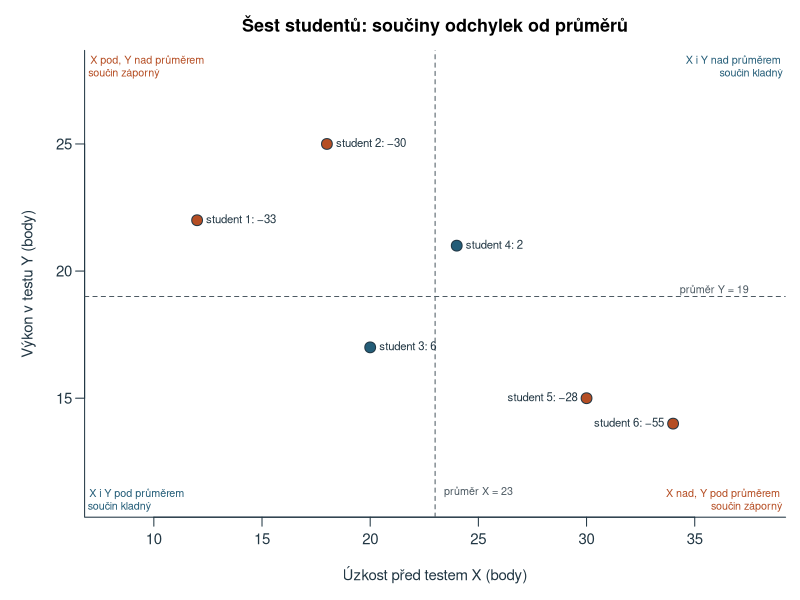
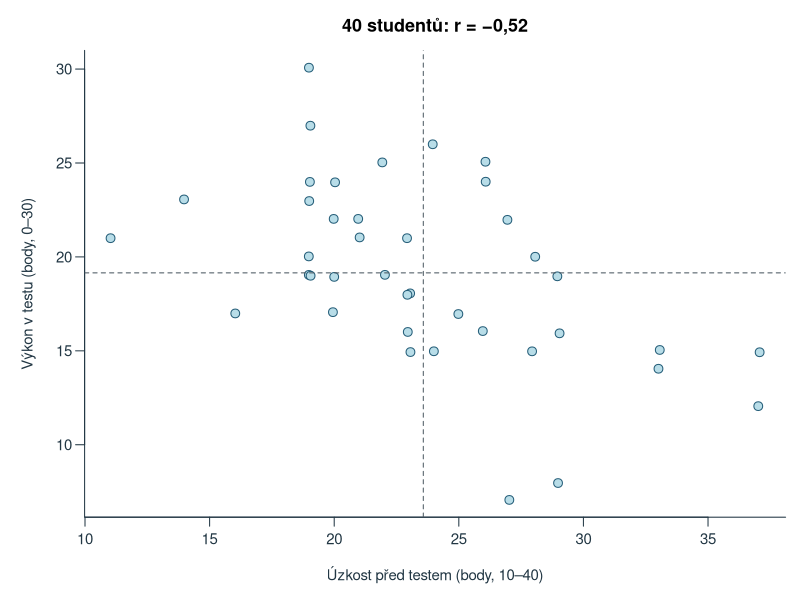
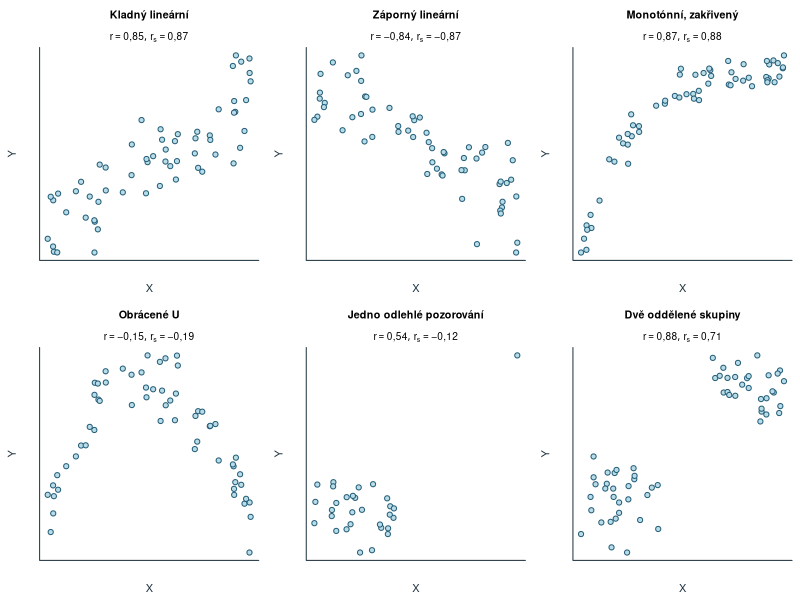
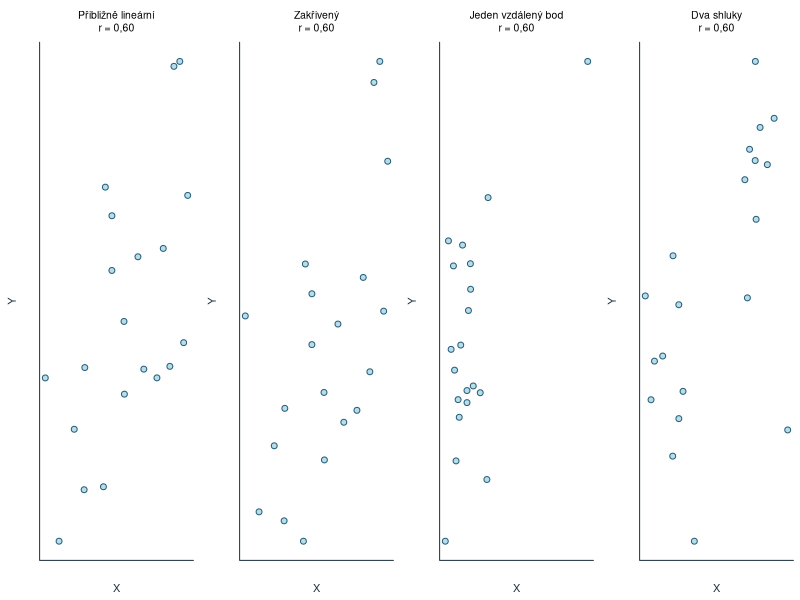
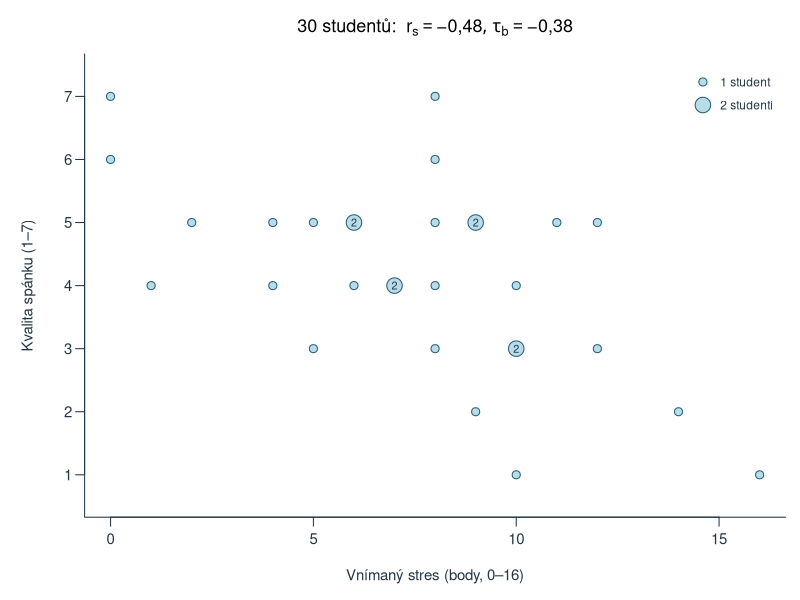
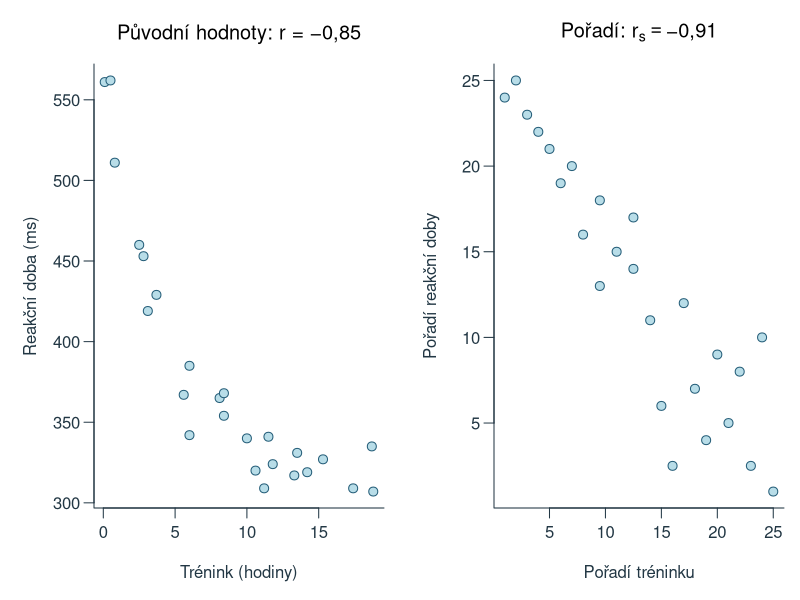
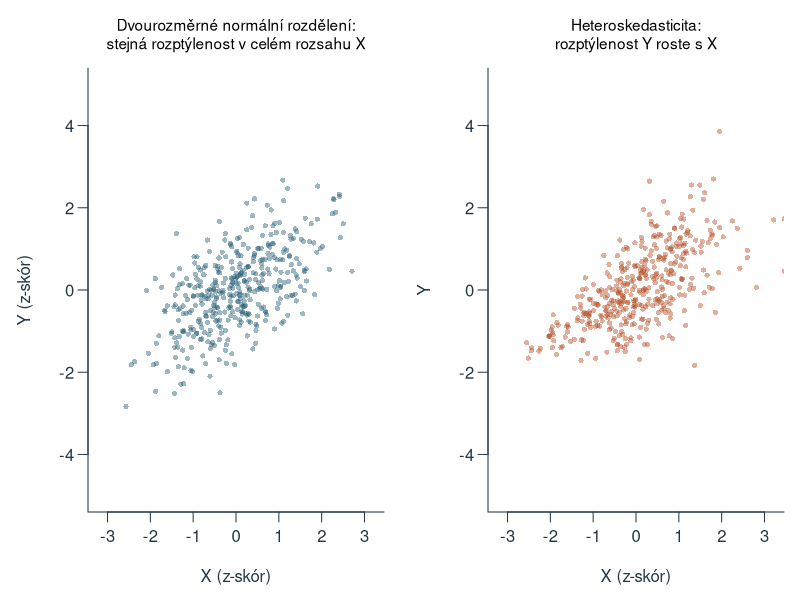
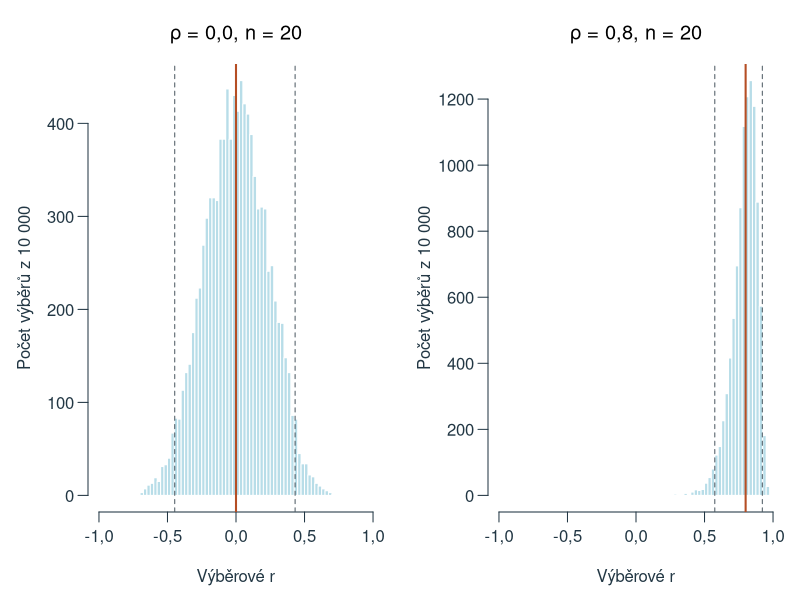

Write the R code that produced these figures, in order.
# Teaching data, calculations and figures for chapter 10 (correlation); base R, UTF-8, deterministic.
# All data are authored teaching models unless stated otherwise. Chapter 8 data are reused from
# scripts/sesity-data.mjs (paired sleep study and two independent groups); the chapter 9 table is reused.
# Resampling indices are generated here with fixed seeds and written to tmp/chapter-10-indices/
# for the workbook generator, so the book and the workbook use identical resamples.
ch10_out <- 'assets/chapter-10/plots'
ch10_old_options <- options(OutDec=',')
dir.create(ch10_out,recursive=TRUE,showWarnings=FALSE)
ch10_blue <- '#245D78'; ch10_orange <- '#B54E24'; ch10_fill <- '#B8DDE8'; ch10_gray <- '#4D5A63'; ch10_pale <- '#E1E8EB'
ch10_sand <- '#FAECDD'; ch10_ink <- '#223744'; ch10_mute <- '#A9BAC3'; ch10_green <- '#3E7B4F'
ch10_num <- function(x,digits=2) sub('^-','−',formatC(x,format='f',digits=digits,decimal.mark=','))
ch10_draw <- function(name,code,width=8,height=4.5) {
  # CH10_NOFIG=1 skips figures (workbook build); CH10_PNG=1 writes PNG copies to tmp/chapter-10-png/ for inspection only.
  if (nzchar(Sys.getenv('CH10_NOFIG'))) return(invisible(NULL))
  if (nzchar(Sys.getenv('CH10_PNG'))) { dir.create('tmp/chapter-10-png',recursive=TRUE,showWarnings=FALSE)
    png(file.path('tmp/chapter-10-png',paste0(name,'.png')),width=width,height=height,units='in',res=110,family='sans',bg='white') }
  else svg(file.path(ch10_out,paste0(name,'.svg')),width=width,height=height,family='sans',bg='white')
  par(mar=c(4.5,4.5,2.6,.8),mgp=c(2.7,.7,0),las=1,col.axis=ch10_ink,col.lab=ch10_ink,fg=ch10_ink,cex=.9)
  force(code); dev.off()
}
# Procedures --------------------------------------------------------------------------------
ch10_cov <- function(x,y) sum((x-mean(x))*(y-mean(y)))/(length(x)-1)
ch10_r <- function(x,y) ch10_cov(x,y)/(sd(x)*sd(y))
ch10_rs <- function(x,y) { rx <- rank(x); ry <- rank(y); if (sd(rx)==0||sd(ry)==0) NA_real_ else ch10_r(rx,ry) }
# Kendall: concordant/discordant pairs, ties in x only, in y only and in both; tau_a and tau_b.
ch10_pairs <- function(x,y) {
  n <- length(x); i <- combn(n,2); sx <- sign(x[i[1,]]-x[i[2,]]); sy <- sign(y[i[1,]]-y[i[2,]])
  c(n=n,par=ncol(i),nc=sum(sx*sy>0),nd=sum(sx*sy<0),tx=sum(sx==0),ty=sum(sy==0),txy=sum(sx==0&sy==0))
}
ch10_tau <- function(x,y) { p <- ch10_pairs(x,y); n0 <- p[['par']]
  den <- sqrt((n0-p[['tx']])*(n0-p[['ty']]))
  c(p,S=p[['nc']]-p[['nd']],tau_a=(p[['nc']]-p[['nd']])/n0,tau_b=if (den==0) NA_real_ else (p[['nc']]-p[['nd']])/den) }
ch10_taub <- function(x,y) ch10_tau(x,y)[['tau_b']]
# Pearson inference: t test of rho = 0 and approximate Fisher interval.
ch10_pearson <- function(r,n,conf=.95) {
  t <- r*sqrt(n-2)/sqrt(1-r^2); z <- atanh(r); se <- 1/sqrt(n-3); q <- qnorm(1-(1-conf)/2)
  c(r=r,n=n,t=t,df=n-2,p=2*pt(-abs(t),n-2),zr=z,se=se,zq=q,z_dolni=z-q*se,z_horni=z+q*se,dolni=tanh(z-q*se),horni=tanh(z+q*se))
}
ch10_pctl <- function(v,a) quantile(v,a,type=7,na.rm=TRUE,names=FALSE)   # = PERCENTIL.INC
ch10_pperm <- function(v,obs) (sum(abs(v)>=abs(obs)-1e-12)+1)/(length(v)+1)
# 1. Hand example: six students, test anxiety (points) and test performance (points). -------------
ch10_m6 <- data.frame(id=1:6,uzkost=c(12,18,20,24,30,34),vykon=c(22,25,17,21,15,14))
ch10_m6_dx <- ch10_m6$uzkost-mean(ch10_m6$uzkost); ch10_m6_dy <- ch10_m6$vykon-mean(ch10_m6$vykon)
ch10_m6_cov <- ch10_cov(ch10_m6$uzkost,ch10_m6$vykon); ch10_m6_r <- ch10_r(ch10_m6$uzkost,ch10_m6$vykon)
ch10_m6_zx <- (ch10_m6$uzkost-mean(ch10_m6$uzkost))/sd(ch10_m6$uzkost); ch10_m6_zy <- (ch10_m6$vykon-mean(ch10_m6$vykon))/sd(ch10_m6$vykon)
ch10_m6_tau <- ch10_tau(ch10_m6$uzkost,ch10_m6$vykon); ch10_m6_rs <- ch10_rs(ch10_m6$uzkost,ch10_m6$vykon)
# 2. Main metric example: 40 students, anxiety 10-40 and performance 0-30 (authored model). --------
set.seed(1010)
ch10_n40 <- 40
local({
  z1 <- rnorm(ch10_n40); z2 <- -0.5*z1+sqrt(1-.25)*rnorm(ch10_n40)
  u <- pmin(40,pmax(10,round(25+6*z1))); v <- pmin(30,pmax(0,round(18+5*z2)))
  ch10_uz <<- data.frame(id=1:ch10_n40,uzkost=u,vykon=v)
})
ch10_uz_r <- ch10_r(ch10_uz$uzkost,ch10_uz$vykon); ch10_uz_inf <- ch10_pearson(ch10_uz_r,ch10_n40)
ch10_uz_rs <- ch10_rs(ch10_uz$uzkost,ch10_uz$vykon); ch10_uz_tb <- ch10_taub(ch10_uz$uzkost,ch10_uz$vykon)
ch10_uz_400 <- ch10_pearson(round(ch10_uz_r,2),400)
# 3. Ordinal example with many ties: 30 students, perceived stress 0-16 and sleep quality 1-7. -----
# Identical to the documented prototype (scripts/kapitola_10-prototyp-prevzorkovani.R).
set.seed(20261109)
local({
  n <- 30; latent <- rnorm(n)
  stress <- pmin(16,pmax(0,round(8+3*latent+rnorm(n,0,2))))
  sleep <- pmin(7,pmax(1,round(4-.9*latent+rnorm(n,0,1.1))))
  ch10_ss <<- data.frame(id=1:n,stres=stress,spanek=sleep)
  ch10_boot_idx <<- t(replicate(9999,sample.int(n,n,replace=TRUE)))
  ch10_perm_idx <<- t(replicate(9999,sample.int(n,n)))
})
ch10_ss_r <- ch10_r(ch10_ss$stres,ch10_ss$spanek); ch10_ss_rs <- ch10_rs(ch10_ss$stres,ch10_ss$spanek)
ch10_ss_tau <- ch10_tau(ch10_ss$stres,ch10_ss$spanek)
ch10_resample <- function(x,y,boot,perm,B) {
  bt <- t(apply(boot[1:B,,drop=FALSE],1,function(i) c(ch10_rs(x[i],y[i]),ch10_taub(x[i],y[i]))))
  pm <- t(apply(perm[1:B,,drop=FALSE],1,function(i) c(ch10_rs(x,y[i]),ch10_taub(x,y[i]))))
  list(bt=bt,pm=pm,B=B,
       rs_ci=c(ch10_pctl(bt[,1],.025),ch10_pctl(bt[,1],.975)),tb_ci=c(ch10_pctl(bt[,2],.025),ch10_pctl(bt[,2],.975)),
       na=colSums(is.na(bt)),rs_p=ch10_pperm(pm[,1],ch10_rs(x,y)),tb_p=ch10_pperm(pm[,2],ch10_taub(x,y)))
}
ch10_ss_1999 <- ch10_resample(ch10_ss$stres,ch10_ss$spanek,ch10_boot_idx,ch10_perm_idx,1999)
ch10_ss_9999 <- ch10_resample(ch10_ss$stres,ch10_ss$spanek,ch10_boot_idx,ch10_perm_idx,9999)
# 4. Small ordinal example with ties for the full tau_b calculation and an exact permutation test. ---
ch10_t6 <- data.frame(id=1:6,stres=c(3,5,5,8,10,12),spanek=c(6,6,4,5,3,3))
ch10_t6_tau <- ch10_tau(ch10_t6$stres,ch10_t6$spanek); ch10_t6_rs <- ch10_rs(ch10_t6$stres,ch10_t6$spanek)
ch10_perms <- function(v) if (length(v)==1) matrix(v,1) else do.call(rbind,lapply(seq_along(v),function(i) cbind(v[i],ch10_perms(v[-i]))))
ch10_perm6 <- ch10_perms(1:6)
ch10_t6_pm <- t(apply(ch10_perm6,1,function(i) c(ch10_rs(ch10_t6$stres,ch10_t6$spanek[i]),ch10_taub(ch10_t6$stres,ch10_t6$spanek[i]))))
ch10_t6_p <- c(rs=mean(abs(ch10_t6_pm[,1])>=abs(ch10_t6_rs)-1e-12),tb=mean(abs(ch10_t6_pm[,2])>=abs(ch10_t6_tau[['tau_b']])-1e-12))
# 5. Chapter 8: paired sleep study (12 complete pairs) and two independent groups (30 and 12). -------
ch10_k8 <- data.frame(id=c(1:8,10:13),bezny=c(58,44,51,39,62,47,55,42,49,60,45,52),kratky=c(53,42,45,38,55,44,51,43,44,58,39,50))
ch10_k8_r <- ch10_r(ch10_k8$bezny,ch10_k8$kratky); ch10_k8_sd <- c(sd(ch10_k8$bezny),sd(ch10_k8$kratky),sd(ch10_k8$bezny-ch10_k8$kratky))
ch10_k8_sd_vzorec <- sqrt(ch10_k8_sd[1]^2+ch10_k8_sd[2]^2-2*ch10_k8_r*ch10_k8_sd[1]*ch10_k8_sd[2])
ch10_k8_sd_nez <- sqrt(ch10_k8_sd[1]^2+ch10_k8_sd[2]^2)    # what the SD of differences would be with r = 0
ch10_g1 <- c(67,55,54,46,43,41,57,41,54,44,40,47,41,51,45,47,62,44,49,54,69,36,56,49,51,53,58,53,52,41)
ch10_g2 <- c(52,55,23,59,36,51,24,56,28,34,56,30)
ch10_rpb_x <- c(rep(0,length(ch10_g1)),rep(1,length(ch10_g2))); ch10_rpb_y <- c(ch10_g1,ch10_g2)
ch10_rpb <- ch10_r(ch10_rpb_x,ch10_rpb_y)
ch10_rpb_t <- t.test(ch10_g1,ch10_g2,var.equal=TRUE)$statistic[[1]]
ch10_rpb_df <- length(ch10_rpb_y)-2
ch10_phi_x <- c(rep(1,100),rep(0,100)); ch10_phi_y <- c(rep(1,40),rep(0,60),rep(1,30),rep(0,70)) # women = 1; elevated stress = 1
ch10_phi <- ch10_r(ch10_phi_x,ch10_phi_y)
ch10_r_to_d <- function(r,n1,n2) { h <- (n1+n2-2)*(1/n1+1/n2); r*sqrt(h)/sqrt(1-r^2) }
# 6. Reliability and validity contexts (summaries only). -------------------------------------
ch10_rel <- ch10_pearson(.82,50); ch10_val <- ch10_pearson(.38,92)
# Two raters: high correlation, systematic offset (no agreement in values).
ch10_rat <- data.frame(id=1:8,A=c(12,15,9,18,14,11,16,13)); ch10_rat$B <- ch10_rat$A+4+c(0,1,-1,0,1,0,-1,0)
ch10_rat_r <- ch10_r(ch10_rat$A,ch10_rat$B)
# 7. Forms of relationship, same r, factors (simulated teaching models for figures). -------------
set.seed(2010)
local({
  n <- 60; x <- runif(n,0,10)
  ch10_forms <<- list(
    kladny=data.frame(x=x,y=2+.6*x+rnorm(n,0,1.3)),
    zaporny=data.frame(x=x,y=9-.6*x+rnorm(n,0,1.3)),
    monotonni=data.frame(x=x,y=10-9*exp(-.45*x)+rnorm(n,0,.45)),
    obraceneU=data.frame(x=x,y=8-.3*(x-5)^2+rnorm(n,0,.9)),
    odlehly=rbind(data.frame(x=x[1:29],y=5+rnorm(29,0,1.5)),data.frame(x=25,y=16)),
    skupiny=rbind(data.frame(x=runif(30,1,4),y=rnorm(30,3,1)),data.frame(x=runif(30,6,9),y=rnorm(30,8,1))))
})
ch10_forms_r <- sapply(ch10_forms,function(d) c(r=ch10_r(d$x,d$y),rs=ch10_rs(d$x,d$y)))
# Monotone curved relationship: practice (hours) and reaction time (ms) for Pearson vs Spearman.
set.seed(3010)
ch10_rt <- local({ h <- sort(round(runif(25,0,20),1)); data.frame(hodiny=h,ms=round(320+260*exp(-.25*h)+rnorm(25,0,12))) })
ch10_rt_r <- ch10_r(ch10_rt$hodiny,ch10_rt$ms); ch10_rt_rs <- ch10_rs(ch10_rt$hodiny,ch10_rt$ms); ch10_rt_tb <- ch10_taub(ch10_rt$hodiny,ch10_rt$ms)
# Range restriction: admission test and first-year results, 200 applicants, top 30 % admitted.
set.seed(4010)
ch10_rr <- local({ z1 <- rnorm(200); z2 <- .6*z1+.8*rnorm(200); data.frame(test=round(100+15*z1),prospech=round(60+12*z2)) })
ch10_rr_cut <- quantile(ch10_rr$test,.7,type=7,names=FALSE)
ch10_rr_r <- c(vse=ch10_r(ch10_rr$test,ch10_rr$prospech),prijati=with(subset(ch10_rr,test>=ch10_rr_cut),ch10_r(test,prospech)),
  extremy=with(subset(ch10_rr,test<=quantile(ch10_rr$test,.15)|test>=quantile(ch10_rr$test,.85)),ch10_r(test,prospech)))
# Combined groups: vocabulary and reading speed in two classes (8- and 11-year-olds).
set.seed(5010)
ch10_cg <- local({ a <- data.frame(trida='mladší',slova=round(rnorm(25,40,6)),rychlost=round(rnorm(25,60,10)))
  b <- data.frame(trida='starší',slova=round(rnorm(25,62,6)),rychlost=round(rnorm(25,95,10))); rbind(a,b) })
ch10_cg_r <- c(vse=ch10_r(ch10_cg$slova,ch10_cg$rychlost),
  mladsi=with(subset(ch10_cg,trida=='mladší'),ch10_r(slova,rychlost)),starsi=with(subset(ch10_cg,trida=='starší'),ch10_r(slova,rychlost)))
# Outlier example on the hand data: one mistyped value.
ch10_out_r <- local({ d <- ch10_uz; d$vykon[1] <- 300; c(r=ch10_r(d$uzkost,d$vykon),rs=ch10_rs(d$uzkost,d$vykon)) })
# 8. Sampling distribution of r: 10 000 samples of n = 20 from bivariate normal populations. ---------
set.seed(6010)
ch10_sim_r <- sapply(c(0,.8),function(rho) replicate(10000,{ x <- rnorm(20); y <- rho*x+sqrt(1-rho^2)*rnorm(20); ch10_r(x,y) }))
colnames(ch10_sim_r) <- c('rho0','rho08')
ch10_sim_sum <- apply(ch10_sim_r,2,function(v) c(prumer=mean(v),q025=ch10_pctl(v,.025),q975=ch10_pctl(v,.975),podil_nad=mean(v>.5)))
ch10_write_exports <- function(dir='tmp/chapter-10-indices') {
  # Data sets, fixed resampling indices and the 9 999-repetition results for the workbook generator.
  dir.create(dir,recursive=TRUE,showWarnings=FALSE)
  w <- function(x,name,header=TRUE) write.table(x,file.path(dir,name),sep=',',row.names=FALSE,col.names=header,quote=FALSE,fileEncoding='UTF-8')
  w(ch10_boot_idx[1:1999,],'boot_idx.csv',FALSE); w(ch10_perm_idx[1:1999,],'perm_idx.csv',FALSE); w(ch10_perm6,'perm6_idx.csv',FALSE)
  w(ch10_m6,'m6.csv'); w(ch10_uz,'uz.csv'); w(ch10_ss,'ss.csv'); w(ch10_t6,'t6.csv'); w(ch10_k8,'k8.csv')
  w(data.frame(kod=ch10_rpb_x,skor=ch10_rpb_y),'rpb.csv'); w(ch10_rat,'rat.csv')
  w(ch10_u03,'u03.csv'); w(ch10_u05,'u05.csv'); w(ch10_u06,'u06.csv'); w(ch10_u07,'u07.csv'); w(ch10_u08,'u08.csv'); w(ch10_u12,'u12.csv'); w(ch10_u16,'u16.csv')
  r9 <- ch10_ss_9999
  w(data.frame(udaj=c('rs_dolni','rs_horni','tb_dolni','tb_horni','rs_p','tb_p','nedefinovane'),
               hodnota=c(r9$rs_ci,r9$tb_ci,r9$rs_p,r9$tb_p,sum(r9$na))),'vysledky_9999.csv')
}
# 10. Optional BCa interval for the example (B = 1 999): bias correction z0 and jackknife acceleration a.
ch10_bca <- function(x,y,stat,boot,obs) {
  n <- length(x); z0 <- qnorm(mean(boot<obs))
  jk <- sapply(seq_len(n),function(i) stat(x[-i],y[-i])); d <- mean(jk)-jk
  a <- sum(d^3)/(6*sum(d^2)^1.5)
  al <- sapply(qnorm(c(.025,.975)),function(zq) pnorm(z0+(z0+zq)/(1-a*(z0+zq))))
  c(z0=z0,a=a,alfa1=al[1],alfa2=al[2],dolni=ch10_pctl(boot,al[1]),horni=ch10_pctl(boot,al[2]))
}
ch10_bca_rs <- ch10_bca(ch10_ss$stres,ch10_ss$spanek,ch10_rs,ch10_ss_1999$bt[,1],ch10_ss_rs)
ch10_bca_tb <- ch10_bca(ch10_ss$stres,ch10_ss$spanek,ch10_taub,ch10_ss_1999$bt[,2],ch10_ss_tau[['tau_b']])
# 11. Exercises. -----------------------------------------------------------------------------------
ch10_u03 <- data.frame(id=1:5,spanek=c(5,6,7,8,9),chyby=c(9,7,8,4,2))
ch10_u03_cov <- ch10_cov(ch10_u03$spanek,ch10_u03$chyby); ch10_u03_r <- ch10_r(ch10_u03$spanek,ch10_u03$chyby)
ch10_u05 <- data.frame(esej=LETTERS[1:7],A=1:7,B=c(2,1,4,3,7,5,6)); ch10_u05_rs <- ch10_rs(ch10_u05$A,ch10_u05$B)
ch10_u06 <- data.frame(id=1:8,zajem=c(2,4,4,5,3,1,4,5),hodiny=c(3,6,4,9,5,2,12,7))
ch10_u06_rs <- ch10_rs(ch10_u06$zajem,ch10_u06$hodiny); ch10_u06_r <- ch10_r(ch10_u06$zajem,ch10_u06$hodiny)
ch10_u07 <- data.frame(id=1:5,X=1:5,Y=c(2,1,3,5,4)); ch10_u07_tau <- ch10_tau(ch10_u07$X,ch10_u07$Y)
ch10_u08 <- data.frame(id=1:6,stres=c(2,4,4,6,9,9),spanek=c(5,5,3,4,2,3)); ch10_u08_tau <- ch10_tau(ch10_u08$stres,ch10_u08$spanek)
ch10_u09 <- ch10_pearson(.32,60)
ch10_u10 <- rbind(n50=ch10_pearson(.15,50),n1000=ch10_pearson(.15,1000),retest=ch10_pearson(.78,40))
ch10_u11_dist <- table(apply(ch10_perms(1:4),1,function(i) round(ch10_tau(1:4,(1:4)[i])[['tau_a']],4)))
set.seed(11010)
ch10_u12 <- local({ n <- 30; z <- rnorm(n)
  opora <- pmin(25,pmax(5,round(16+3.5*z+rnorm(n,0,2.5)))); osam <- pmin(20,pmax(0,round(9-1.6*z+rnorm(n,0,3.2))))
  data.frame(id=1:n,opora=opora,osamelost=osam) })
ch10_u12_rs <- ch10_rs(ch10_u12$opora,ch10_u12$osamelost); ch10_u12_tau <- ch10_tau(ch10_u12$opora,ch10_u12$osamelost)
ch10_u12_res <- ch10_resample(ch10_u12$opora,ch10_u12$osamelost,ch10_boot_idx,ch10_perm_idx,1999)
set.seed(16010)
ch10_u16 <- local({ n <- 40; z <- rnorm(n)
  minuty <- pmax(10,round(120+45*z+rnorm(n,0,25))); osam <- pmin(20,pmax(0,round(8+2.2*z+rnorm(n,0,2.6))))
  minuty[17] <- 900; osam[17] <- 4
  data.frame(id=1:n,minuty=minuty,osamelost=osam) })
ch10_u16_r <- ch10_r(ch10_u16$minuty,ch10_u16$osamelost); ch10_u16_rs <- ch10_rs(ch10_u16$minuty,ch10_u16$osamelost)
ch10_u16_bez <- with(ch10_u16[-17,],c(r=ch10_r(minuty,osamelost),rs=ch10_rs(minuty,osamelost)))
ch10_u16_inf <- ch10_pearson(ch10_u16_r,40); ch10_u16_inf_bez <- ch10_pearson(ch10_u16_bez[['r']],39)
ch10_u16_tb <- ch10_taub(ch10_u16$minuty,ch10_u16$osamelost)
# Optional: two independent correlations (Cumming and Calin-Jageman 2024, s. 338-339).
ch10_u18 <- local({ z1 <- atanh(.41); z2 <- atanh(.53); se <- sqrt(1/(59-3)+1/(47-3)); z <- (z1-z2)/se
  c(z1=z1,z2=z2,se=se,z=z,p=2*pnorm(-abs(z))) })
# 12. Correlation matrix with pairwise complete cases (reporting section): 120 students, four measures.
set.seed(12010)
ch10_mat_data <- local({ n <- 120; s <- rnorm(n)
  d <- data.frame(stres=round(8+3*s+rnorm(n,0,2)),spanek=round(4-.8*s+rnorm(n,0,1.1),1),uzkost=round(23+4*s+rnorm(n,0,4)),vykon=round(19-1.5*s+rnorm(n,0,4)))
  d$spanek[sample(n,9)] <- NA; d$vykon[sample(n,14)] <- NA; d$stres[sample(n,4)] <- NA; d })
ch10_mat_r <- cor(ch10_mat_data,use='pairwise.complete.obs')
ch10_mat_n <- crossprod(!is.na(as.matrix(ch10_mat_data)))
ch10_write_exports()
# 9. Same r, different shapes: four authored data sets of 20 points tuned to r = 0.60. ------------
set.seed(8010)
ch10_same <- local({
  target <- .6; n <- 20; x <- sort(runif(n,0,10)); e <- rnorm(n)
  tune <- function(f,lo,hi) f(uniroot(function(s) ch10_r(f(s)$x,f(s)$y)-target,c(lo,hi))$root)
  lin <- tune(function(s) data.frame(x=x,y=3+.5*x+s*e),.1,10)
  cur <- tune(function(s) data.frame(x=x,y=.12*(x-2)^2+s*e),.01,10)
  b <- rnorm(n-1); xo <- runif(n-1,0,4)
  out <- tune(function(s) data.frame(x=c(xo,12),y=c(5+b,5+s)),.5,30)
  g <- rnorm(n); xc <- c(runif(10,0,3),runif(10,6,9))
  clu <- tune(function(s) data.frame(x=xc,y=c(rep(0,10),rep(s,10))+1.4*g),.01,10)
  list(linearni=lin,zakriveny=cur,odlehly=out,shluky=clu)
})
ch10_same_r <- sapply(ch10_same,function(d) ch10_r(d$x,d$y))
# Figures -------------------------------------------------------------------------------------------
# Plotmath labels keep the subscripts of r_s and tau_b (no Unicode subscript b exists).
ch10_lab_rs <- function(v) bquote(r[s] == .(ch10_num(v)))
ch10_lab_tb <- function(v) bquote(tau[b] == .(ch10_num(v)))
ch10_quadrants <- function(x,y,lab=TRUE) {
  abline(v=mean(x),h=mean(y),lty=2,col=ch10_gray)
  u <- par('usr'); if (lab) {
    text(u[2],u[4],'X i Y nad průměrem\nsoučin kladný',adj=c(1.05,1.25),cex=.72,col=ch10_blue)
    text(u[1],u[3],'X i Y pod průměrem\nsoučin kladný',adj=c(-.05,-.35),cex=.72,col=ch10_blue)
    text(u[2],u[3],'X nad, Y pod průměrem\nsoučin záporný',adj=c(1.05,-.35),cex=.72,col=ch10_orange)
    text(u[1],u[4],'X pod, Y nad průměrem\nsoučin záporný',adj=c(-.05,1.25),cex=.72,col=ch10_orange) }
}
ch10_draw('kvadranty', {
  par(mar=c(4.6,4.7,2.8,.8)); d <- ch10_m6
  plot(d$uzkost,d$vykon,xlim=c(8,38),ylim=c(11,28),pch=21,bg=ifelse(ch10_m6_dx*ch10_m6_dy>0,ch10_blue,ch10_orange),col=ch10_ink,cex=1.6,
       xlab='Úzkost před testem X (body)',ylab='Výkon v testu Y (body)',main='Šest studentů: součiny odchylek od průměrů',bty='l')
  ch10_quadrants(d$uzkost,d$vykon)
  text(d$uzkost,d$vykon,paste0('student ',d$id,': ',ch10_num(ch10_m6_dx*ch10_m6_dy,0)),pos=c(4,4,4,4,2,2),cex=.76)
  text(mean(d$uzkost),11.3,'průměr X = 23',pos=4,cex=.72,col=ch10_gray); text(37.5,mean(d$vykon),'průměr Y = 19',adj=c(1,-.4),cex=.72,col=ch10_gray)
},width=8.6,height=5)
ch10_draw('uzkost-vykon', {
  par(mar=c(4.6,4.7,2.8,.8)); d <- ch10_uz
  set.seed(1); plot(jitter(d$uzkost,.4),jitter(d$vykon,.4),pch=21,bg=ch10_fill,col=ch10_blue,cex=1.3,xlab='Úzkost před testem (body, 10–40)',ylab='Výkon v testu (body, 0–30)',
       main=paste0('40 studentů: r = ',ch10_num(ch10_uz_r,2)),bty='l')
  ch10_quadrants(d$uzkost,d$vykon,lab=FALSE)
},width=7.2,height=4.8)
ch10_form_titles <- c(kladny='Kladný lineární',zaporny='Záporný lineární',monotonni='Monotónní, zakřivený',obraceneU='Obrácené U',odlehly='Jedno odlehlé pozorování',skupiny='Dvě oddělené skupiny')
ch10_draw('tvary', {
  par(mfrow=c(2,3),mar=c(3,3,3.6,.6),mgp=c(1.6,.5,0))
  for (k in names(ch10_forms)) { d <- ch10_forms[[k]]
    plot(d$x,d$y,pch=21,bg=ch10_fill,col=ch10_blue,cex=1.05,xlab='X',ylab='Y',xaxt='n',yaxt='n',bty='l',main='')
    title(main=ch10_form_titles[[k]],line=2.2,cex.main=.98,font.main=2)
    title(main=bquote(list(r == .(ch10_num(ch10_forms_r['r',k])), r[s] == .(ch10_num(ch10_forms_r['rs',k])))),line=.8,cex.main=.92,font.main=1) }
},width=9,height=6.2)
ch10_draw('stejne-r', {
  par(mfrow=c(1,4),mar=c(3,3,3.2,.5),mgp=c(1.6,.5,0))
  tt <- c(linearni='Přibližně lineární',zakriveny='Zakřivený',odlehly='Jeden vzdálený bod',shluky='Dva shluky')
  for (k in names(ch10_same)) { d <- ch10_same[[k]]
    plot(d$x,d$y,pch=21,bg=ch10_fill,col=ch10_blue,cex=1.2,xlab='X',ylab='Y',xaxt='n',yaxt='n',bty='l',main=paste0(tt[[k]],'\nr = ',ch10_num(ch10_same_r[[k]])),cex.main=.95,font.main=1) }
},width=10,height=3.4)
ch10_draw('stres-spanek', {
  par(mar=c(4.6,4.7,3,.8)); tab <- as.data.frame(table(ch10_ss$stres,ch10_ss$spanek)); tab <- tab[tab$Freq>0,]
  x <- as.numeric(as.character(tab$Var1)); y <- as.numeric(as.character(tab$Var2))
  plot(x,y,cex=1.2+1.1*(tab$Freq-1),pch=21,bg=ch10_fill,col=ch10_blue,xlim=c(0,16),ylim=c(.6,7.4),xlab='Vnímaný stres (body, 0–16)',ylab='Kvalita spánku (1–7)',main='',bty='l',yaxt='n')
  title(main=bquote('30 studentů: ' ~ list(r[s] == .(ch10_num(ch10_ss_rs)), tau[b] == .(ch10_num(ch10_ss_tau[['tau_b']])))),font.main=1)
  axis(2,at=1:7); text(x[tab$Freq>1],y[tab$Freq>1],tab$Freq[tab$Freq>1],cex=.72,col=ch10_ink)
  legend('topright',legend=c('1 student','2 studenti'),pt.cex=1.2+1.1*(0:1),pch=21,pt.bg=ch10_fill,col=ch10_blue,bty='n',cex=.8,y.intersp=1.6,x.intersp=1.6,inset=c(.01,.02))
},width=7.6,height=5)
ch10_draw('poradi', {
  par(mfrow=c(1,2),mar=c(4.6,4.7,3.2,.8)); d <- ch10_rt
  plot(d$hodiny,d$ms,pch=21,bg=ch10_fill,col=ch10_blue,cex=1.2,xlab='Trénink (hodiny)',ylab='Reakční doba (ms)',main=paste0('Původní hodnoty: r = ',ch10_num(ch10_rt_r)),bty='l',font.main=1)
  plot(rank(d$hodiny),rank(d$ms),pch=21,bg=ch10_fill,col=ch10_blue,cex=1.2,xlab='Pořadí tréninku',ylab='Pořadí reakční doby',main='',bty='l')
  title(main=bquote('Pořadí: ' * r[s] == .(ch10_num(ch10_rt_rs))),font.main=1)
},width=9,height=4.3)
ch10_draw('dvourozmerne', {
  par(mfrow=c(1,2),mar=c(4.4,4.4,3.4,.8)); set.seed(9010)
  x <- rnorm(400); y <- .6*x+.8*rnorm(400)
  plot(x,y,pch=16,col=adjustcolor(ch10_blue,.45),cex=.7,xlab='X (z-skór)',ylab='Y (z-skór)',main='Dvourozměrné normální rozdělení:\nstejná rozptýlenost v celém rozsahu X',bty='l',xlim=c(-3.2,3.2),ylim=c(-5,5),cex.main=.92,font.main=1)
  x2 <- rnorm(400); y2 <- .6*x2+.2*(x2+3.3)*rnorm(400)
  plot(x2,y2,pch=16,col=adjustcolor(ch10_orange,.45),cex=.7,xlab='X (z-skór)',ylab='Y',main='Heteroskedasticita:\nrozptýlenost Y roste s X',bty='l',xlim=c(-3.2,3.2),ylim=c(-5,5),cex.main=.92,font.main=1)
},width=9,height=4.4)
ch10_draw('vyberove-r', {
  par(mfrow=c(1,2),mar=c(4.4,4.4,3.2,.8)); br <- seq(-1,1,.025)
  for (j in 1:2) { v <- ch10_sim_r[,j]; rho <- c(0,.8)[j]
    hist(v,breaks=br,col=ch10_fill,border='white',main=paste0('ρ = ',ch10_num(rho,1),', n = 20'),xlab='Výběrové r',ylab='Počet výběrů z 10 000',xlim=c(-1,1),font.main=1)
    abline(v=rho,col=ch10_orange,lwd=2); abline(v=ch10_sim_sum[c('q025','q975'),j],lty=2,col=ch10_gray) }
},width=9,height=4.2)
ch10_draw('permutace', {
  par(mar=c(4.6,4.7,2.8,.8)); v <- ch10_ss_1999$pm[,2]; o <- ch10_ss_tau[['tau_b']]
  hist(v,breaks=seq(-.6,.6,.025),col=ch10_fill,border='white',xlab=expression(tau[b] ~ 'po náhodném přeskupení hodnot kvality spánku'),ylab='Počet permutací z 1 999',main='',font.main=1)
  title(main=expression('Permutační rozdělení ' * tau[b] * ' za nezávislosti'),font.main=1)
  abline(v=c(o,-o),col=ch10_orange,lwd=2,lty=c(1,2)); text(o,par('usr')[4]*.9,paste0('pozorováno ',ch10_num(o)),pos=4,cex=.8,col=ch10_orange)
  text(-o,par('usr')[4]*.9,paste0('zrcadlově ',ch10_num(-o)),pos=2,cex=.8,col=ch10_orange)
},width=8,height=4.3)
ch10_draw('bootstrap', {
  par(mar=c(4.6,4.7,2.8,.8)); v <- ch10_ss_1999$bt[,2]; ci <- ch10_ss_1999$tb_ci
  hist(v,breaks=seq(-.9,.2,.025),col=ch10_fill,border='white',xlab=expression(tau[b] ~ 'v bootstrapovém výběru'),ylab='Počet výběrů z 1 999',main='',font.main=1)
  title(main=expression('Bootstrapové rozdělení ' * tau[b] * ' a percentilový interval'),font.main=1)
  abline(v=ci,col=ch10_blue,lwd=2,lty=2); abline(v=ch10_ss_tau[['tau_b']],col=ch10_orange,lwd=2)
  text(ci,par('usr')[4]*.92,c(paste0('2,5. percentil\n',ch10_num(ci[1])),paste0('97,5. percentil\n',ch10_num(ci[2]))),pos=c(2,4),cex=.76,col=ch10_blue)
},width=8,height=4.3)
ch10_draw('faktory', {
  par(mfrow=c(1,3),mar=c(4.4,4.2,3.6,.6),mgp=c(2.4,.6,0))
  d <- ch10_rr; adm <- d$test>=ch10_rr_cut
  plot(d$test,d$prospech,pch=16,col=ifelse(adm,ch10_blue,adjustcolor(ch10_mute,.8)),cex=.8,xlab='Přijímací test (body)',ylab='Výsledky v 1. ročníku (body)',bty='l',
       main=paste0('Omezení rozsahu\nvšichni r = ',ch10_num(ch10_rr_r[['vse']]),', přijatí r = ',ch10_num(ch10_rr_r[['prijati']])),cex.main=.92,font.main=1)
  abline(v=ch10_rr_cut,lty=2,col=ch10_gray)
  ext <- d$test<=quantile(d$test,.15)|d$test>=quantile(d$test,.85)
  plot(d$test,d$prospech,pch=16,col=ifelse(ext,ch10_orange,adjustcolor(ch10_mute,.8)),cex=.8,xlab='Přijímací test (body)',ylab='',bty='l',
       main=paste0('Jen krajní skupiny\nr = ',ch10_num(ch10_rr_r[['extremy']])),cex.main=.92,font.main=1)
  g <- ch10_cg; m <- g$trida=='mladší'
  plot(g$slova,g$rychlost,pch=ifelse(m,21,24),bg=ifelse(m,ch10_fill,ch10_sand),col=ifelse(m,ch10_blue,ch10_orange),cex=1.05,xlab='Slovní zásoba (body)',ylab='Rychlost čtení (slov za minutu)',bty='l',
       main=paste0('Dvě sloučené třídy\ncelkem r = ',ch10_num(ch10_cg_r[['vse']]),'; uvnitř ',ch10_num(ch10_cg_r[['mladsi']]),' a ',ch10_num(ch10_cg_r[['starsi']])),cex.main=.92,font.main=1)
  legend('bottomright',legend=c('mladší třída','starší třída'),pch=c(21,24),pt.bg=c(ch10_fill,ch10_sand),col=c(ch10_blue,ch10_orange),bty='n',cex=.85)
},width=10,height=4.3)
ch10_draw('shoda-hodnot', {
  par(mar=c(4.6,4.7,2.8,.8)); d <- ch10_rat
  plot(d$A,d$B,xlim=c(8,24),ylim=c(8,24),pch=21,bg=ch10_fill,col=ch10_blue,cex=1.4,xlab='Hodnotitelka A (body)',ylab='Hodnotitel B (body)',main=paste0('Vysoká korelace, ale ne shoda: r = ',ch10_num(ch10_rat_r)),bty='l',asp=1,font.main=1)
  abline(0,1,lty=2,col=ch10_gray); text(20.5,19.6,'shodné hodnoty',srt=45,cex=.78,col=ch10_gray)
},width=6.2,height=5)
options(ch10_old_options)
